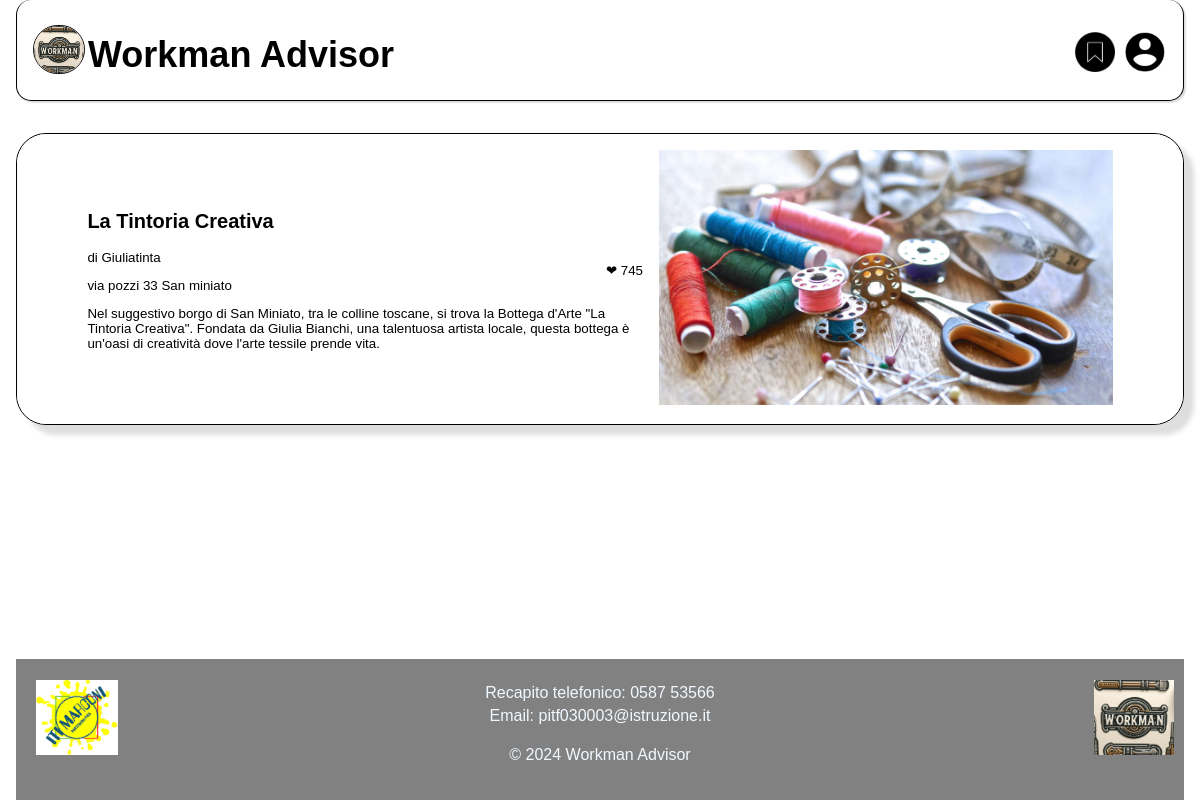
Screenshot of /salvati.php (signed in) with the database file from the repository.
### tables this page shows
CREATE TABLE `bottega` (
  `ID_bottega` int(30) NOT NULL,
  `email` varchar(50) NOT NULL,
  `nome` varchar(50) NOT NULL,
  `indirizzo` varchar(50) NOT NULL,
  `città` varchar(60) NOT NULL,
  `descrizione` varchar(2000) NOT NULL,
  `num_like` int(11) NOT NULL,
  `lunedì` varchar(50) NOT NULL,
  `martedì` varchar(50) NOT NULL,
  `mercoledì` varchar(50) NOT NULL,
  `giovedì` varchar(50) NOT NULL,
  `venerdì` varchar(50) NOT NULL,
  `sabato` varchar(50) NOT NULL,
  `domenica` varchar(50) NOT NULL
);

CREATE TABLE `account` (
  `username` varchar(30) NOT NULL,
  `email` varchar(50) NOT NULL,
  `password` varchar(40) NOT NULL,
  `immagine` longblob DEFAULT NULL,
  `artigiano` tinyint(1) NOT NULL
);

### salvati.php (the view, shortened to what this page needs)
<!DOCTYPE html>
<html>
<head>
    <link rel="stylesheet" href="stili/stile_home.css">
</head>
<body>
    <div class="page-container">
        <header>
            <div class="header-content">
                <a href="home.php" class="logo-link">
                    <img src="img/logo.jpeg" alt="Logo" class="logo">
                </a>
                <div class="h1"><h1> Workman Advisor </h1></div>
            </div>
            <a href="account.php" class="account-link">
                <img src="img/account.png" alt="Icona Account" style="width: 40px;">
            </a>
            <a href="salvati.php" class="salvati-link">
                <img src="img/salvati.png" alt="Icona Salvati" style="width: 40px;">
            </a>
        </header>
        <div class="main-content">
            <div class="contentt">
                <div class="content">
                <?php
                $conn = mysqli_connect("localhost", "root", "", "progettogpo");
                if(!empty($_POST['città']) && isset($_POST['città'])){
                    $filtro_città=$_POST['città'];
                }else{
                    $filtro_città='%';
                }
                if(isset($_POST['like'])){
                    $filtro_like=$_POST['like'];
                }else{
                    $filtro_like='0';
                }
                if (isset($_SESSION['mail_user'])) {
                    $mail=$_SESSION['mail_user'];
                }
                else{
                    echo $_SESSION["mail_user"];
                }
                $sql = "SELECT bottega.ID_bottega, bottega.num_like, bottega.nome, bottega.indirizzo, bottega.città, bottega.descrizione, account.username, immagine.image
                        FROM bottega
                        INNER JOIN salvato ON salvato.ID_bottega = bottega.ID_bottega
                        INNER JOIN account ON account.email=bottega.email
                        LEFT JOIN immagine ON bottega.ID_bottega=immagine.ID_bottega
                        WHERE bottega.città LIKE '$filtro_città' AND bottega.num_like>$filtro_like AND salvato.email='$mail'
                        GROUP BY bottega.ID_bottega
                        ORDER BY bottega.ID_bottega DESC;";
                $result = mysqli_query($conn, $sql);
                if ($result){
                if (mysqli_num_rows($result) > 0) {
                    while($row = mysqli_fetch_assoc($result)) {
                        echo "<div class='container' >";
                            echo "<button class='wrapper' id='myButton_".$row["ID_bottega"]."' data-codice='".$row["ID_bottega"]."'>";
                                echo "<div class='informazioni'>";
                                    echo "<h2>". $row["nome"] ."</h2>";
                                    echo "<p style='float: right'>&#10084; ". $row["num_like"]."</p>";
                                    echo "<p> di ". $row["username"] ."</p>";
                                    echo "<p>". $row["indirizzo"] . " " .$row["città"] ."</p>";
                                    echo "<p>". $row["descrizione"] ."</p>";
                                echo "</div>";
                                echo "<div class='immagine'>";
                                    if(isset( $row["image"])){
                                        echo "<img src='immagini/". $row["image"] ."'>";
                                    }else
                                    {
                                        echo "<img src='immagini/nonpresente.jpg'>";
                                    }
                                echo "</div>";
                            echo "</button>";
                        echo "</div>";
                    }
                } else {
                    echo "Nessuna bottega salvata.";
                }
                }else{
                    echo "errore";
                }
                ?>
                </div>
            </div>
        </div>
        <br>
    <footer>
            <div class="containerf">
                <div class="logo-left">
                    <img src="./img/LogoITI.png" alt="Logo" width="auto" height="150%">
                </div>
                <div class="contact-info">
                    <p>Recapito telefonico: 0587 53566</p>
                    <p>Email: pitf030003@istruzione.it</p>
                </div>
                <div class="logo-right">
                    <img src="./img/logo.jpeg" alt="Logo" width="auto" height="150%">
                </div>
            </div>
            <p>&copy; 2024 Workman Advisor</p>
        </footer>
    </div>
</body>
</html>

### stili/stile_home.css (style rules this page uses)
body { display: flex; flex-direction: column; align-items: center; padding-left: 1rem; padding-right: 1rem; margin: 0; font-family: 'Verdana', sans-serif; }
.page-container { display: flex; flex-direction: column; min-height: 100vh; width: 100%; }
.main-content { flex: 1; }
.container { border-radius: 30px; border: 1px solid black; margin-top: 1rem; box-shadow: 10px 10px 5px #dedede; }
.wrapper { padding: 1rem; border-radius: 30px; display: flex; flex-wrap: wrap; align-items: center; justify-content: center; background-color: white; border: transparent; text-align: left; margin: 0; }
.informazioni { flex-basis: 49%; margin-right: 1rem; }
.immagine { flex-basis: 40%; text-align: center; }
.immagine img { max-width: 100%; max-height: 300px; }
.account-link { position: absolute; top: 32px; right: 35px; width: auto; height: 36px; }
.salvati-link { position: absolute; top: 32px; right: 85px; width: auto; height: 36px; }
header { height: 100px; width: auto; background-color: #ffffff; border: 1px solid black; border-top: transparent; border-radius: 15px; box-shadow: 2px 2px 1px #dedede; padding-left: 1rem; margin-bottom: 1rem; }
.h1 { font-size: 18px; padding-top: 10px; }
.logo-link { float: left; margin-top: 25px; width: auto; height: auto; margin-right: 3px; }
.logo { width: 50px; height: auto; border-radius: 25px; border: 1px solid black; }
footer { background-color: #818181; padding: 20px 0; text-align: center; position: relative; color: aliceblue; }
.containerf { display: flex; justify-content: space-between; align-items: center; max-width: 1200px; margin: 0 auto; padding: 0 20px; }
.logo-left, .logo-right { flex: 0 0 auto; width: 70px; height: 50px; margin: 0; text-align: center; }
.contact-info { flex: 1 1 auto; text-align: center; }
.contact-info p { margin: 5px 0; }

### rows the page displays
bottega: nome "La Tintoria Creativa", num_like "745", email.username "Giuliatinta", indirizzo "via pozzi 33", città "San miniato", descrizione "Nel suggestivo borgo di San Miniato, tra le colline toscane, si trova la Bottega d'Arte \"La Tintoria Creativa\". Fondata da Giulia Bianchi, una talentuosa artista locale, questa bottega è un'oasi di creatività dove l'arte tessile prende vita."
